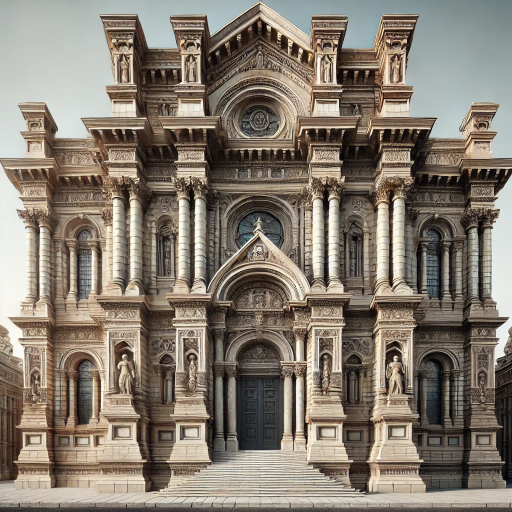
#> input picture images/architecturalImage.webp, 1024 x 1024 px (shown at 1/2 size)
$ jupyter execute --allow-errors MV_21BAI1807_Assignment2.ipynb
#> lines starting #> are read from the running program, lines starting #| are printed output that depends on the picture
<div align="center" style="line-height: 1.2;">

### **BCSE417P Lab Assignment 2**

#### **Name**: SreeDananjay S

#### **Reg No**: 21BAI1807

##### **Sep 14, 2024**

##### By turning in this assignment, I agree and declare that all of this is my own work.

</div>

[cell 1]
import cv2
import numpy as np
import matplotlib.pyplot as plt

[cell 2]
def distort_image(image_path, output_path):
#> called with image_path = '../images/architecturalImage.webp'
    image = cv2.imread(image_path)
#> image is the input picture: shape (1024, 1024, 3); mean B, G, R 111.6, 123.8, 133.6
    h, w = image.shape[:2]
#> h = 1024; w = 1024

    # Define the original corner points of the image
    pts_original = np.float32([[0, 0], [w, 0], [w, h], [0, h]])

    # Perturb the points to create distortion
    pts_distorted = np.float32([[np.random.randint(0, 50), np.random.randint(0, 50)],
                                [w - np.random.randint(0, 50), np.random.randint(0, 50)],
                                [w - np.random.randint(0, 50), h - np.random.randint(0, 50)],
                                [np.random.randint(0, 50), h - np.random.randint(0, 50)]])

    # Compute the perspective transformation matrix
    matrix = cv2.getPerspectiveTransform(pts_original, pts_distorted)

    # Apply the perspective transformation (distortion)
    distorted_image = cv2.warpPerspective(image, matrix, (w, h))
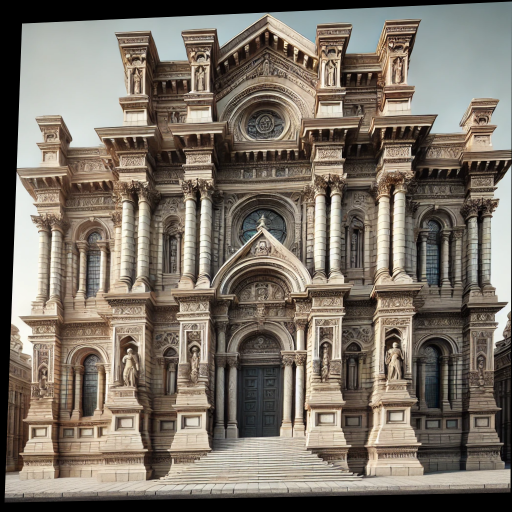
#> distorted_image: shape (1024, 1024, 3) (shown at 1/2 size); mean B, G, R 102.4, 113.6, 122.7

    # Save the distorted image
    cv2.imwrite(output_path, distorted_image)

    # Optionally display the images
    cv2.imshow('Original Image', image)
    cv2.imshow('Distorted Image', distorted_image)

    while True:
        if cv2.waitKey(1) & 0xFF == ord('q'):
#> (key q is pressed here)
            break
    cv2.destroyAllWindows()

# Example usage:
distort_image('../images/architecturalImage.webp', '../images/architecturalImageDistorted.webp')

# Assignment 2A
## Task 1:  Geometric Rectification of Satellite Imagery
**Objective:**
Correct the geometric distortions in satellite images using bilinear interpolation.

[cell 3]
distorted_image = cv2.imread('../images/satelliteDistorted.png', cv2.IMREAD_GRAYSCALE)
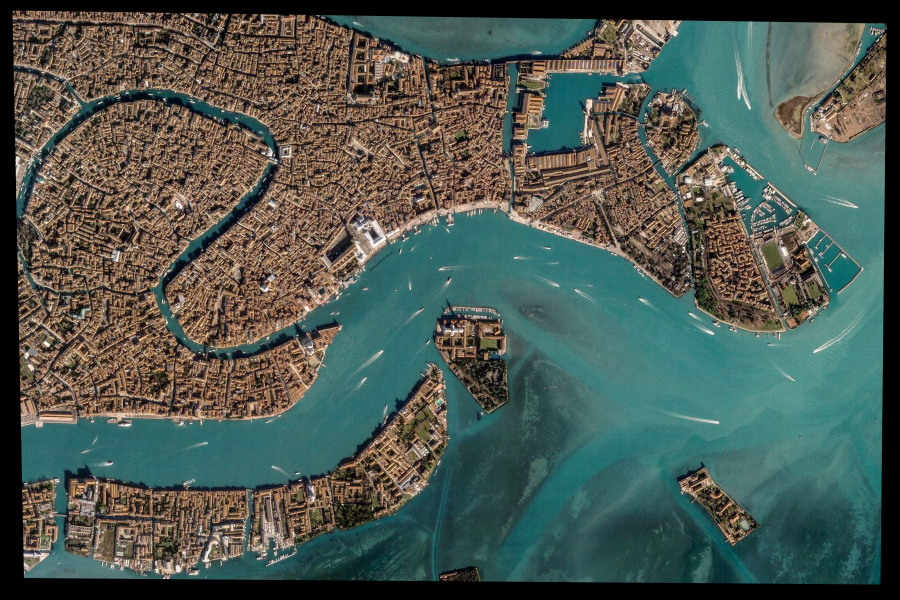
#> input picture images/satelliteDistorted.png, 1800 x 1200 px (shown at 1/2 size)
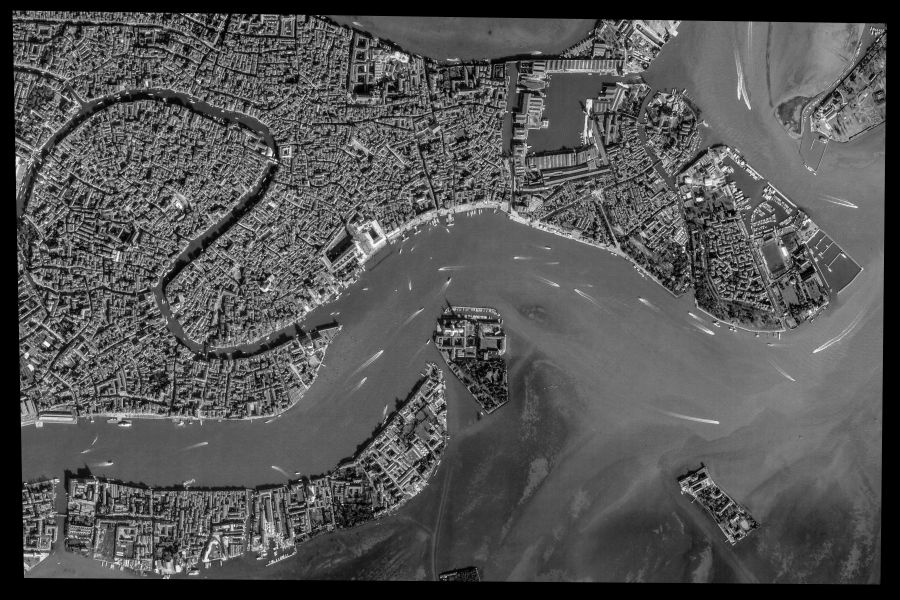
#> distorted_image: shape (1200, 1800) (shown at 1/2 size); min 0, max 255, mean 84.4
plt.imshow(distorted_image, cmap='gray')

[cell 4]
# Define method to get GCPs from the image
rectified_satellite_image = cv2.imread('../images/satellite.png', cv2.IMREAD_GRAYSCALE)
GCP_distorted = []
# [8 lines left out: function get_GCPs, not called in this run]

# Display the image and set the mouse callback
cv2.imshow('Distorted Image', distorted_image)
cv2.setMouseCallback('Distorted Image', get_GCPs)

# Wait until 'q' is pressed to close the window
while True:
    if cv2.waitKey(1) & 0xFF == ord('q'):
#> (key q is pressed here)
        break

cv2.destroyAllWindows()

print("Distorted GCPs: ", GCP_distorted)

[cell 5]
# Define method to get GCPs from the image
GCP_rectified = []
# [8 lines left out: function get_GCPs, not called in this run]

# Display the image and set the mouse callback
cv2.imshow('Distorted Image', distorted_image)
cv2.setMouseCallback('Distorted Image', get_GCPs)

# Wait until 'q' is pressed to close the window
while True:
    if cv2.waitKey(1) & 0xFF == ord('q'):
#> (key q is pressed here)
        break

cv2.destroyAllWindows()

print("Rectified GCPs: ", GCP_rectified)

[cell 6]
GCP_distorted = np.array(GCP_distorted, dtype=np.float32)
GCP_rectified = np.array(GCP_rectified, dtype=np.float32)

# Calculate the transformation matrix
#> (the rest of this cell did not finish here and is left out)

#> (a cell that did not finish here is left out)

[cell 8]
plt.figure(figsize=(10, 5))
plt.subplot(1, 2, 1)
plt.title('Distorted Image')
plt.imshow(cv2.cvtColor(distorted_image, cv2.COLOR_BGR2RGB))

plt.subplot(1, 2, 2)
plt.title('Rectified Image')
#> (the rest of this cell did not finish here and is left out)

### Summary

The geometric rectification of a distorted satellite image was performed using OpenCV. First, four Ground Control Points (GCPs) were selected from both the distorted and rectified images. A perspective transformation matrix was computed using the GCPs, and bilinear interpolation was applied to resample pixel values and ensure smooth transitions. The transformation was executed using `cv2.warpPerspective()`.

**Challenges**:
- Accurate GCP selection was crucial. Misaligned GCPs caused distortion in the rectified image.
- Ensuring that the rectified image dimensions matched the GCPs was important to prevent stretching.

**Results**:
The process successfully corrected the geometric distortions, with the rectified image displaying improved spatial accuracy. The use of bilinear interpolation resulted in a smooth, natural-looking transformation.

## Task 2: Medical Image Rectification

[cell 9]
mri_image = cv2.imread('../images/MRIDistorted.jpeg', 0)
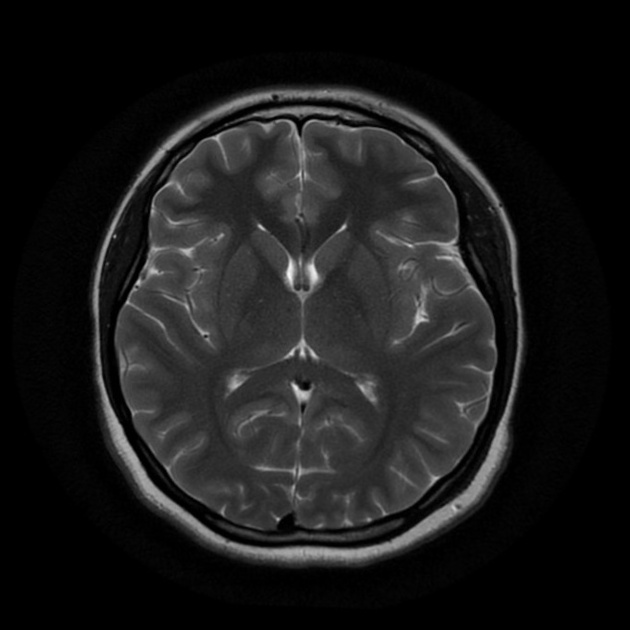
#> input picture images/MRIDistorted.jpeg, 630 x 630 px
#> mri_image is the input picture: shape (630, 630); min 0, max 245, mean 26.2
plt.imshow(mri_image, cmap='gray')

[cell 10]
# Define method to get GCPs from the image
rectified_mri_image = cv2.imread('../images/MRI.jpeg', 0)
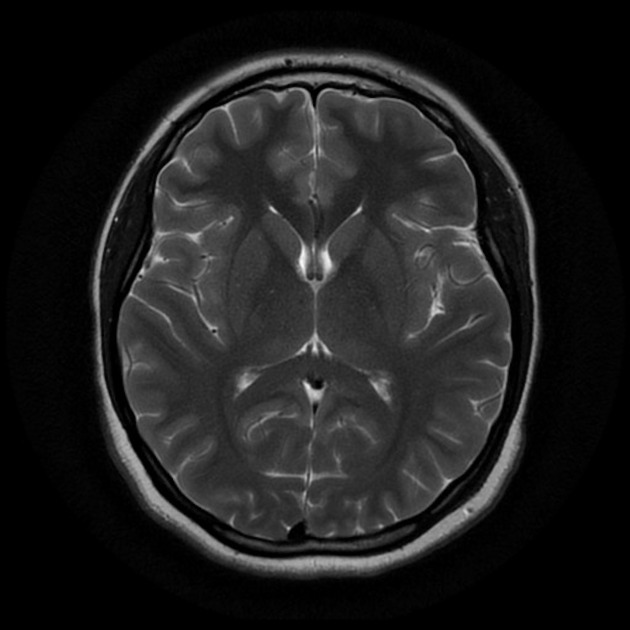
#> input picture images/MRI.jpeg, 630 x 630 px
#> rectified_mri_image is the input picture: shape (630, 630); min 0, max 248, mean 29.7
GCP_distorted = []
# [8 lines left out: function get_GCPs, not called in this run]

# Display the image and set the mouse callback
cv2.imshow('Distorted Image', mri_image)
cv2.setMouseCallback('Distorted Image', get_GCPs)

# Wait until 'q' is pressed to close the window
while True:
    if cv2.waitKey(1) & 0xFF == ord('q'):
#> (key q is pressed here)
        break

cv2.destroyAllWindows()

print("Distorted GCPs: ", GCP_distorted)

[cell 11]
# Define method to get GCPs from the image
GCP_rectified = []
# [8 lines left out: function get_GCPs, not called in this run]

# Display the image and set the mouse callback
cv2.imshow('Distorted Image', mri_image)
cv2.setMouseCallback('Distorted Image', get_GCPs)

# Wait until 'q' is pressed to close the window
while True:
    if cv2.waitKey(1) & 0xFF == ord('q'):
#> (key q is pressed here)
        break

cv2.destroyAllWindows()

print("Rectified GCPs: ", GCP_rectified)

[cell 12]
GCP_distorted = np.array(GCP_distorted, dtype=np.float32)
GCP_rectified = np.array(GCP_rectified, dtype=np.float32)

# Calculate the transformation matrix
#> (the rest of this cell did not finish here and is left out)

#> (a cell that did not finish here is left out)

[cell 14]
plt.figure(figsize=(10, 5))
plt.subplot(1, 2, 1)
plt.title('MRI Image')
plt.imshow(cv2.cvtColor(mri_image, cv2.COLOR_BGR2RGB))

plt.subplot(1, 2, 2)
plt.title('Rectified MRI Image')
plt.imshow(cv2.cvtColor(rectified_mri_image, cv2.COLOR_BGR2RGB))

### MRI Image Rectification Summary

**Process**:
The task involved rectifying distortions in an MRI image by aligning it with a reference anatomical model. First, key anatomical landmarks were identified as Ground Control Points (GCPs) in both the distorted MRI image and the reference model. A perspective transformation matrix was computed using these GCPs to align the MRI image with the reference. Bilinear interpolation was applied to resample the pixel values smoothly across the rectified image. The entire process was carried out using OpenCV functions such as `getPerspectiveTransform()` and `warpPerspective()`.

**Results**:
The rectified MRI image showed significant improvement in spatial alignment when compared to the reference anatomical model. The use of bilinear interpolation ensured smooth pixel transitions, resulting in a more accurate and visually consistent image.

**Issues Encountered**:
The main challenge was the accurate identification of corresponding GCPs between the distorted image and the reference model. Small deviations in GCP selection resulted in minor misalignment and distortion, emphasizing the importance of precise point selection for effective rectification.

## Task 3: Drone Image rectification

[cell 15]
drone_image = cv2.imread('../images/droneImageDistorted.jpg', 0)
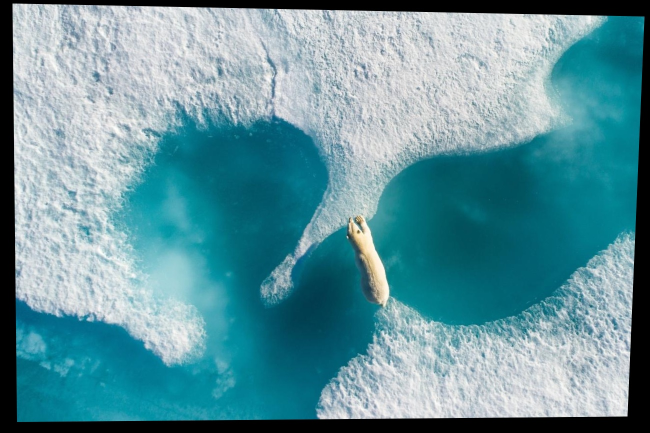
#> input picture images/droneImageDistorted.jpg, 1300 x 865 px (shown at 1/2 size)
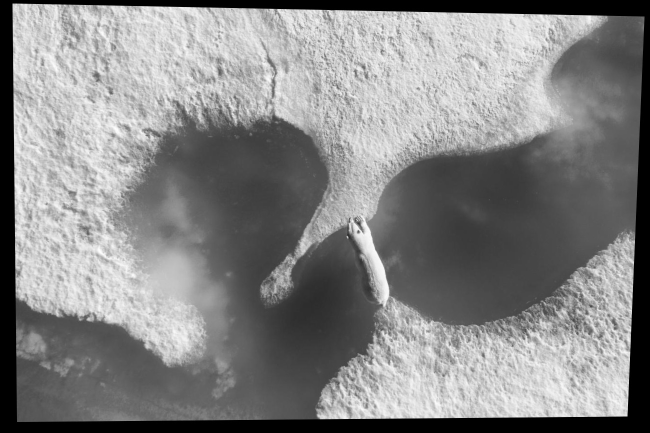
#> drone_image: shape (865, 1300) (shown at 1/2 size); min 0, max 255, mean 133.6
plt.imshow(drone_image, cmap='gray')

[cell 16]
# Define method to get GCPs from the image
rectified_drone_image = cv2.imread('../images/droneImage.jpg', 0)
GCP_distorted = []
# [8 lines left out: function get_GCPs, not called in this run]

# Display the image and set the mouse callback
cv2.imshow('Distorted Image', drone_image)
cv2.setMouseCallback('Distorted Image', get_GCPs)

# Wait until 'q' is pressed to close the window
while True:
    if cv2.waitKey(1) & 0xFF == ord('q'):
#> (key q is pressed here)
        break

cv2.destroyAllWindows()

print("Distorted GCPs: ", GCP_distorted)

[cell 17]
# Define method to get GCPs from the image
GCP_rectified = []
# [8 lines left out: function get_GCPs, not called in this run]

# Display the image and set the mouse callback
cv2.imshow('Distorted Image', drone_image)
cv2.setMouseCallback('Distorted Image', get_GCPs)

# Wait until 'q' is pressed to close the window
while True:
    if cv2.waitKey(1) & 0xFF == ord('q'):
#> (key q is pressed here)
        break

cv2.destroyAllWindows()

print("Rectified GCPs: ", GCP_rectified)

[cell 18]
GCP_distorted = np.array(GCP_distorted, dtype=np.float32)
GCP_rectified = np.array(GCP_rectified, dtype=np.float32)

# Calculate the transformation matrix
#> (the rest of this cell did not finish here and is left out)

#> (a cell that did not finish here is left out)

[cell 20]
plt.figure(figsize=(10, 5))
plt.subplot(1, 2, 1)
plt.title('Distorted Drone Image')
plt.imshow(cv2.cvtColor(drone_image, cv2.COLOR_BGR2RGB))

plt.subplot(1, 2, 2)
plt.title('Rectified Drone Image')
#> (the rest of this cell did not finish here and is left out)

# Drone Image Rectification Report

## Objective
The goal of this task was to correct geometric distortions in drone-captured images of an agricultural field using bilinear interpolation.

## Process

1. **Image Import**: The distorted drone image was loaded into the image processing software.

2. **Control Points Identification**: Several control points were identified and marked on the distorted image, which corresponded to known field locations.

3. **Rectified Coordinates**: The corresponding coordinates of the control points were defined for the rectified image.

4. **Transformation Matrix**: A transformation matrix was applied to map the distorted image coordinates to the corrected ones.

5. **Bilinear Interpolation**: Bilinear interpolation was used to resample pixel values, ensuring smooth transitions between transformed points.

6. **Orthophoto Generation**: An orthophoto of the field was generated from the rectified image and compared with the original distorted image.

## Results
The rectified image showed a significant reduction in geometric distortions, with the orthophoto providing a more accurate representation of the agricultural field.

## Difficulties
- Identifying precise control points was challenging due to distortion.
- Slight loss of image quality was observed during resampling, but this was minimized by using bilinear interpolation.

## Conclusion
The rectification process successfully corrected the geometric distortions, yielding a more accurate orthophoto of the field.

## Task 4: Historical Photo Restoration

[cell 21]
historical_image = cv2.imread('../images/HistoricalPhotoDistorted.webp', cv2.IMREAD_GRAYSCALE)
#> (the rest of this cell did not finish here and is left out)

[cell 22]
# Define method to get GCPs from the image
rectified_historical_image = cv2.imread('../images/historicalPhoto.webp', 0)
GCP_distorted = []
# [8 lines left out: function get_GCPs, not called in this run]

# Display the image and set the mouse callback
cv2.imshow('Distorted Image', historical_image)
cv2.setMouseCallback('Distorted Image', get_GCPs)

# Wait until 'q' is pressed to close the window
while True:
    if cv2.waitKey(1) & 0xFF == ord('q'):
#> (key q is pressed here)
        break

cv2.destroyAllWindows()

print("Distorted GCPs: ", GCP_distorted)

[cell 23]
# Define method to get GCPs from the image
GCP_rectified = []
# [8 lines left out: function get_GCPs, not called in this run]

# Display the image and set the mouse callback
cv2.imshow('Distorted Image', historical_image)
cv2.setMouseCallback('Distorted Image', get_GCPs)

# Wait until 'q' is pressed to close the window
while True:
    if cv2.waitKey(1) & 0xFF == ord('q'):
#> (key q is pressed here)
        break

cv2.destroyAllWindows()

print("Rectified GCPs: ", GCP_rectified)

[cell 24]
GCP_distorted = np.array(GCP_distorted, dtype=np.float32)
GCP_rectified = np.array(GCP_rectified, dtype=np.float32)

# Calculate the transformation matrix
#> (the rest of this cell did not finish here and is left out)

[cell 25]
plt.figure(figsize=(10, 5))
plt.subplot(1, 2, 1)
plt.title('Distorted Historical Image')
#> (the rest of this cell did not finish here and is left out)

# Photograph Restoration Report

## Objective
The task aimed to rectify and restore old, distorted photographs using bilinear interpolation.

## Process

1. **Image Import**: The scanned old photograph was imported into the image processing software for analysis and restoration.

2. **Key Points Identification**: Key points on the distorted photograph were identified and marked. These points represented prominent features in the image.

3. **Reference Coordinates**: Corresponding coordinates were obtained from a reference image or known dimensions of the original photograph.

4. **Transformation Matrix**: A transformation matrix was applied to align the distorted photograph with the reference coordinates.

5. **Bilinear Interpolation**: Bilinear interpolation was used to resample pixel values, ensuring smooth transitions across the restored image.

6. **Comparison**: The rectified photograph was compared with both the original scanned image and the reference image to evaluate the restoration quality.

## Results
The restoration process improved the alignment and reduced distortions, closely matching the original dimensions of the photograph.

## Challenges
- Accurately identifying key points on heavily distorted areas was difficult.
- Some minor loss of detail occurred during resampling, though the bilinear interpolation technique minimized this effect.

## Conclusion
The photograph was successfully rectified, with distortions corrected and the restored image closely resembling the original undistorted photograph.

## Task 5: Architectural Image Rectification

[cell 26]
architectural_image = cv2.imread('../images/architecturalImageDistorted.webp', cv2.IMREAD_GRAYSCALE)
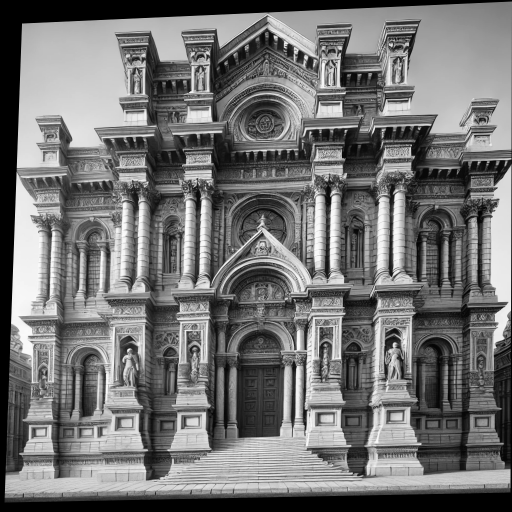
#> architectural_image: shape (1024, 1024) (shown at 1/2 size); min 0, max 254, mean 115
plt.imshow(architectural_image, cmap='gray')

[cell 27]
# Define method to get GCPs from the image
rectified_architectural_image = cv2.imread('../images/architecturalImage.webp', 0)
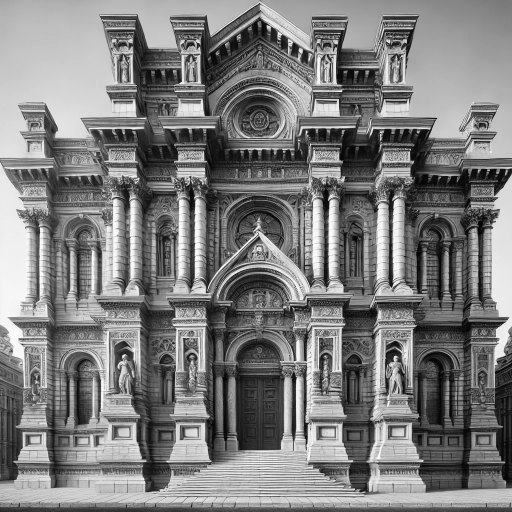
#> rectified_architectural_image: shape (1024, 1024) (shown at 1/2 size); min 0, max 255, mean 125.3
GCP_distorted = []
# [8 lines left out: function get_GCPs, not called in this run]

# Display the image and set the mouse callback
cv2.imshow('Distorted Image', architectural_image)
cv2.setMouseCallback('Distorted Image', get_GCPs)

# Wait until 'q' is pressed to close the window
while True:
    if cv2.waitKey(1) & 0xFF == ord('q'):
#> (key q is pressed here)
        break

cv2.destroyAllWindows()

print("Distorted GCPs: ", GCP_distorted)

[cell 28]
# Define method to get GCPs from the image
GCP_rectified = []
# [8 lines left out: function get_GCPs, not called in this run]

# Display the image and set the mouse callback
cv2.imshow('Distorted Image', architectural_image)
cv2.setMouseCallback('Distorted Image', get_GCPs)

# Wait until 'q' is pressed to close the window
while True:
    if cv2.waitKey(1) & 0xFF == ord('q'):
#> (key q is pressed here)
        break

cv2.destroyAllWindows()

print("Rectified GCPs: ", GCP_rectified)

[cell 29]
GCP_distorted = np.array(GCP_distorted, dtype=np.float32)
GCP_rectified = np.array(GCP_rectified, dtype=np.float32)

# Calculate the transformation matrix
#> (the rest of this cell did not finish here and is left out)

[cell 30]
plt.figure(figsize=(10, 5))
plt.subplot(1, 2, 1)
plt.title('Distorted Architectural Image')
plt.imshow(cv2.cvtColor(architectural_image, cv2.COLOR_BGR2RGB))

plt.subplot(1, 2, 2)
plt.title('Rectified Architectural Image')
plt.imshow(cv2.cvtColor(rectified_architectural_image, cv2.COLOR_BGR2RGB))
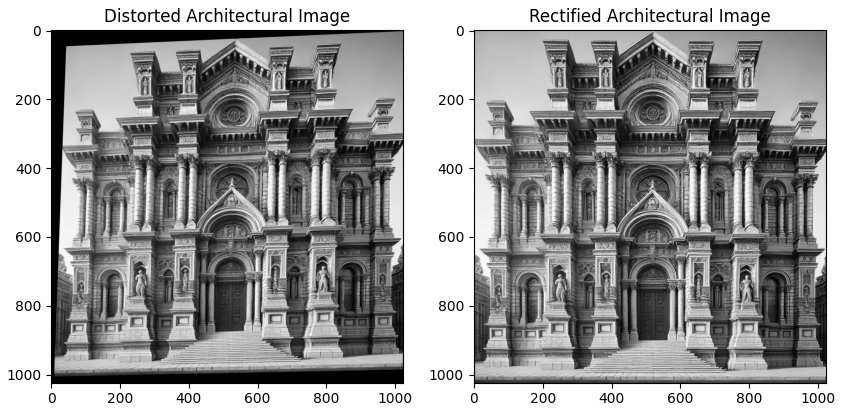
#> figure drawn by matplotlib, 2 panels
